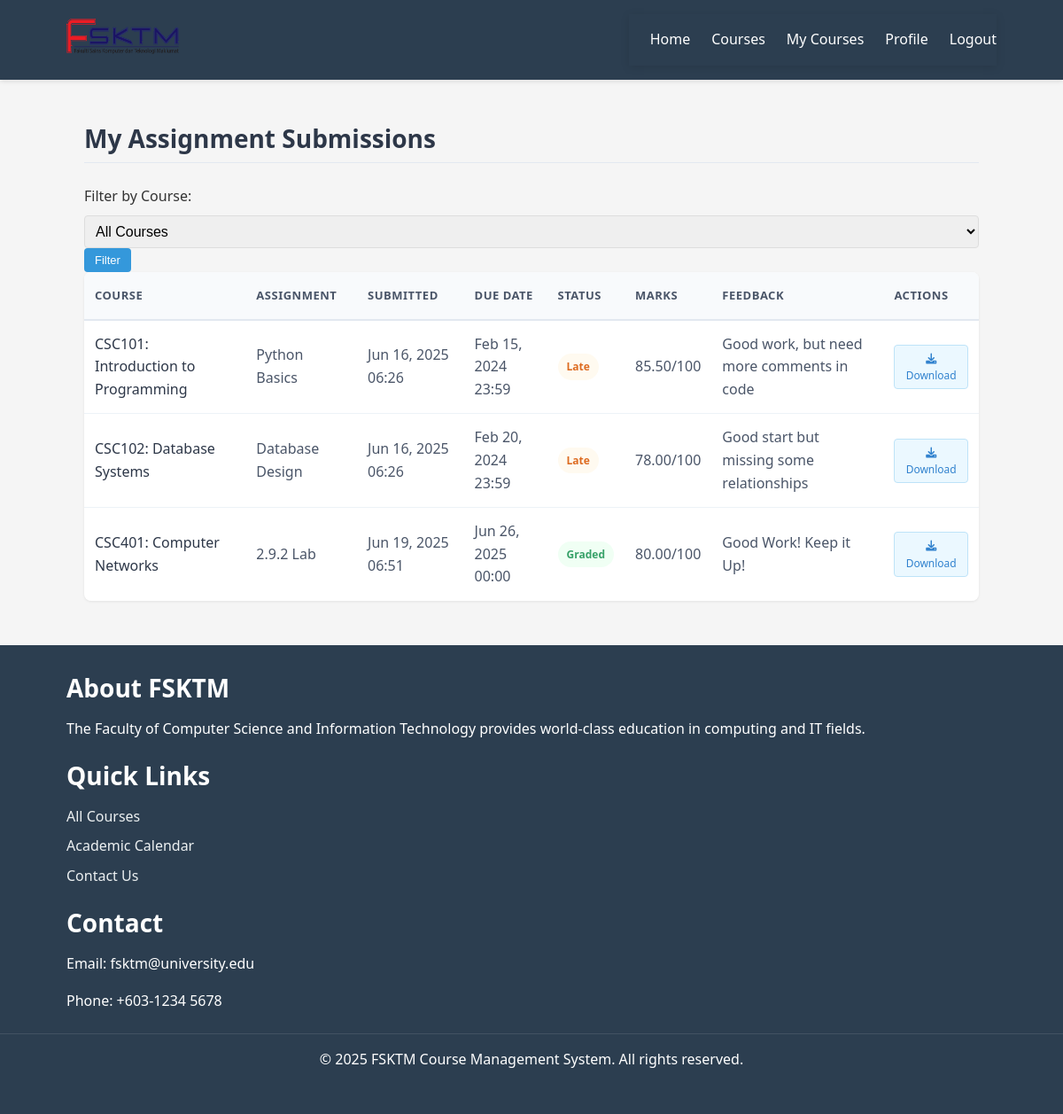
The app's page /pages/my-submissions.php (signed in) with its own data.
### tables this page shows
CREATE TABLE `submissions` (
  `submission_id` int(11) NOT NULL,
  `assignment_id` int(11) NOT NULL,
  `user_id` int(11) NOT NULL,
  `submission_date` timestamp NOT NULL DEFAULT current_timestamp(),
  `file_path` varchar(255) NOT NULL,
  `marks` decimal(5,2) DEFAULT NULL,
  `feedback` text DEFAULT NULL,
  `status` enum('submitted','late','graded') DEFAULT 'submitted'
);

CREATE TABLE `courses` (
  `course_id` int(11) NOT NULL,
  `course_code` varchar(10) NOT NULL,
  `course_name` varchar(100) NOT NULL,
  `description` text DEFAULT NULL,
  `credits` int(11) NOT NULL DEFAULT 3,
  `semester` enum('1','2','3') NOT NULL,
  `academic_year` varchar(9) NOT NULL,
  `max_students` int(11) DEFAULT 40,
  `current_enrolled` int(11) DEFAULT 0,
  `instructor_id` int(11) DEFAULT NULL,
  `schedule_day` varchar(20) DEFAULT NULL,
  `schedule_time` varchar(50) DEFAULT NULL,
  `classroom` varchar(20) DEFAULT NULL,
  `course_image` varchar(255) DEFAULT 'default-course.jpg',
  `prerequisites` text DEFAULT NULL,
  `category_id` int(11) DEFAULT NULL,
  `is_active` tinyint(1) DEFAULT 1,
  `created_at` timestamp NOT NULL DEFAULT current_timestamp(),
  `updated_at` timestamp NOT NULL DEFAULT current_timestamp() ON UPDATE current_timestamp()
);

CREATE TABLE `assignments` (
  `assignment_id` int(11) NOT NULL,
  `course_id` int(11) NOT NULL,
  `title` varchar(200) NOT NULL,
  `description` text DEFAULT NULL,
  `due_date` datetime NOT NULL,
  `max_marks` int(11) DEFAULT 100,
  `created_at` timestamp NOT NULL DEFAULT current_timestamp(),
  `updated_at` timestamp NOT NULL DEFAULT current_timestamp() ON UPDATE current_timestamp()
);

### pages/my-submissions.php (the view, shortened to what this page needs)
<?php
require_once '../includes/functions.php';
require_once '../includes/header.php';
$db = new Database();
$conn = $db->getConnection();
$course_filter = isset($_GET['course_id']) ? (int)$_GET['course_id'] : null;
$query = "
    SELECT s.*,
           a.title as assignment_title,
           a.due_date,
           c.course_name,
           c.course_code,
           CASE
               WHEN s.submission_date > a.due_date THEN 'late'
               WHEN s.marks IS NOT NULL THEN 'graded'
               ELSE 'submitted'
           END as status
    FROM submissions s
    JOIN assignments a ON s.assignment_id = a.assignment_id
    JOIN courses c ON a.course_id = c.course_id
    WHERE s.user_id = ?
";
if ($course_filter) {
    $query .= " AND c.course_id = ?";
    $stmt = $conn->prepare($query);
    $stmt->bind_param("ii", $_SESSION['user_id'], $course_filter);
} else {
    $stmt = $conn->prepare($query);
    $stmt->bind_param("i", $_SESSION['user_id']);
}
$stmt->execute();
$submissions = $stmt->get_result()->fetch_all(MYSQLI_ASSOC);
$filter_course_name = '';
?>
<div class="submission-container">
    <div class="d-flex justify-content-between align-items-center mb-4">
        <h2>
            <?php if ($course_filter): ?>
                My Submissions for <?= htmlspecialchars($filter_course_name) ?>
            <?php else: ?>
                My Assignment Submissions
            <?php endif; ?>
        </h2>
    </div>
    <?php if (!$course_filter): ?>
        <div class="card mb-4">
            <div class="card-body">
                <form method="get" class="form-inline">
                    <label for="course_filter" class="mr-2">Filter by Course:</label>
                    <select class="form-control mr-2" id="course_filter" name="course_id">
                        <option value="">All Courses</option>
                    </select>
                    <button type="submit" class="btn btn-primary">Filter</button>
                </form>
            </div>
        </div>
    <?php endif; ?>
    <div class="table-responsive">
        <table class="table table-striped">
            <thead>
                <tr>
                    <th>Course</th>
                    <th>Assignment</th>
                    <th>Submitted</th>
                    <th>Due Date</th>
                    <th>Status</th>
                    <th>Marks</th>
                    <th>Feedback</th>
                    <th>Actions</th>
                </tr>
            </thead>
            <tbody>
                <?php if (empty($submissions)): ?>
                    <tr>
                        <td colspan="8" class="text-center py-4">
                            <?php if ($course_filter): ?>
                                No submissions found for this course.
                            <?php else: ?>
                                You haven't submitted any assignments yet.
                            <?php endif; ?>
                        </td>
                    </tr>
                <?php else: ?>
                    <?php foreach ($submissions as $submission): ?>
                        <tr>
                            <td>
                                <?= $submission['course_code'] ?>: <?= $submission['course_name'] ?>
                            </td>
                            <td><?= $submission['assignment_title'] ?></td>
                            <td><?= date('M j, Y H:i', strtotime($submission['submission_date'])) ?></td>
                            <td><?= date('M j, Y H:i', strtotime($submission['due_date'])) ?></td>
                            <td>
                                <?php
                                $badge_class = '';
                                if ($submission['status'] == 'late') $badge_class = 'badge-warning';
                                elseif ($submission['status'] == 'graded') $badge_class = 'badge-success';
                                else $badge_class = 'badge-primary';
                                ?>
                                <span class="badge <?= $badge_class ?>">
                                    <?= ucfirst($submission['status']) ?>
                                </span>
                            </td>
                            <td>
                                <?php if ($submission['marks'] !== null): ?>
                                    <?= $submission['marks'] ?>/100
                                <?php else: ?>
                                    -
                                <?php endif; ?>
                            </td>
                            <td><?= $submission['feedback'] ?: 'No feedback yet' ?></td>
                            <td>
                                <a href="../<?= UPLOAD_SUBMISSION_PATH . $submission['file_path'] ?>"
                                   class="btn btn-sm btn-info" download>
                                   <i class="fas fa-download"></i> Download
                                </a>
                            </td>
                        </tr>
                    <?php endforeach; ?>
                <?php endif; ?>
            </tbody>
        </table>
    </div>
</div>
<?php require_once '../includes/footer.php'; ?>

### assets/css/style.css (style rules this page uses)
:root { --primary-color: #3498db; --secondary-color: #2ecc71; --danger-color: #e74c3c; --warning-color: #f39c12; --dark-color: #2c3e50; --light-color: #ecf0f1; --gray-color: #95a5a6; --white-color: #ffffff; --black-color: #000000; }
* { margin: 0; padding: 0; box-sizing: border-box; }
body { font-family: 'Segoe UI', Tahoma, Geneva, Verdana, sans-serif; line-height: 1.6; color: #333; background-color: #f5f5f5; }
a { text-decoration: none; color: var(--primary-color); }
h1, h2, h3, h4, h5, h6 { margin-bottom: 1rem; font-weight: 600; line-height: 1.2; }
h2 { font-size: 2rem; }
.btn { display: inline-block; padding: 0.5rem 1rem; border-radius: 4px; font-weight: 500; text-align: center; cursor: pointer; transition: all 0.3s ease; border: none; }
.btn-primary { background-color: var(--primary-color); color: var(--white-color); }
label { display: block; margin-bottom: 0.5rem; font-weight: 500; }
input[type="text"], input[type="email"], input[type="password"], input[type="number"], input[type="date"], select, textarea { width: 100%; padding: 0.5rem; border: 1px solid #ddd; border-radius: 4px; font-size: 1rem; }

### pages/my-submissions.php (style rules this page uses)
.submission-container { max-width: 1200px; margin: 50px auto; padding: 0 20px; }
.submission-container h2 { color: #2d3748; font-size: 28px; font-weight: 600; margin-bottom: 25px; padding-bottom: 10px; border-bottom: 1px solid #e2e8f0; }
.table-responsive { border-radius: 8px; overflow: hidden; box-shadow: 0 1px 3px rgba(0, 0, 0, 0.08); }
.table { width: 100%; border-collapse: collapse; background-color: white; }
.table thead { background-color: #f8fafc; }
.table th { padding: 16px 12px; text-align: left; color: #4a5568; font-weight: 600; text-transform: uppercase; font-size: 13px; letter-spacing: 0.5px; border-bottom: 2px solid #e2e8f0; }
.table td { padding: 14px 12px; border-bottom: 1px solid #edf2f7; vertical-align: middle; color: #4a5568; }
.table tbody tr:last-child td { border-bottom: none; }
.badge { display: inline-block; padding: 5px 10px; border-radius: 20px; font-size: 12px; font-weight: 600; }
.badge-success { background-color: #f0fff4; color: #38a169; }
.badge-warning { background-color: #fffaf0; color: #dd6b20; }
.btn { display: inline-block; padding: 6px 12px; border-radius: 4px; font-size: 13px; font-weight: 500; text-align: center; cursor: pointer; transition: all 0.2s ease; }
.btn-sm { padding: 5px 10px; font-size: 12px; }
.btn-info { background-color: #ebf8ff; color: #3182ce; border: 1px solid #bee3f8; }
td:first-child { font-weight: 500; color: #2d3748; }

### records on screen
submissions: courses.course_code "CSC101", courses.course_name "Introduction to Programming", assignment.title "Python Basics", submission_date "Jun 16, 2025 06:26", assignment.due_date "Feb 15, 2024 23:59", status "Late", marks "85.50", feedback "Good work, but need more comments in code"
submissions: courses.course_code "CSC102", courses.course_name "Database Systems", assignment.title "Database Design", submission_date "Jun 16, 2025 06:26", assignment.due_date "Feb 20, 2024 23:59", status "Late", marks "78.00", feedback "Good start but missing some relationships"
submissions: courses.course_code "CSC401", courses.course_name "Computer Networks", assignment.title "2.9.2 Lab", submission_date "Jun 19, 2025 06:51", assignment.due_date "Jun 26, 2025 00:00", status "Graded", marks "80.00", feedback "Good Work! Keep it Up!"
